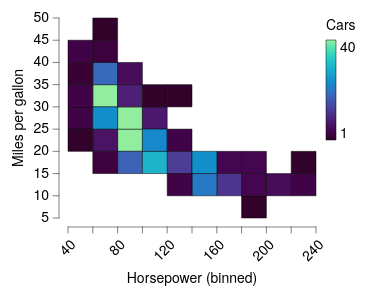

Here is the Vega-Lite specification saved for this chart:
### Vega-Lite specification from a JSON file in a GitHub repository (floating-point values rounded to 4 significant figures; data arrays with more than 128 entries replaced by an {"elided": "..."} marker saying what was removed)
{"background": null, "config": {"arc": {"fill": "#DBDBDB", "fillOpacity": 1.0, "innerRadius": 25.0, "padAngle": 0.03, "stroke": "black", "strokeOpacity": 1, "strokeWidth": 0.25}, "area": {"fill": "#DBDBDB", "fillOpacity": 1.0, "stroke": "black", "strokeOpacity": 1, "strokeWidth": 0.25}, "axis": {"domain": true, "domainCap": "round", "domainColor": "black", "domainWidth": 0.25, "grid": false, "gridCap": "round", "gridColor": "#F1F1F1", "gridDash": [0, 0], "gridOpacity": 1.0, "gridWidth": 0.25, "labelColor": "black", "labelFont": "Helvetica Neue, HelveticaNeue, Helvetica, Arial, sans-serif", "labelFontSize": 7, "labelFontStyle": "normal", "labelFontWeight": 400, "offset": 4.5, "ticks": true, "tickCap": "round", "tickColor": "black", "tickRound": false, "tickSize": 3, "tickWidth": 0.25, "titleColor": "black", "titleFont": "Helvetica Neue, HelveticaNeue, Helvetica, Arial, sans-serif", "titleFontSize": 7, "titleFontStyle": "normal", "titleFontWeight": 400}, "axisX": {"domain": true, "labelAlign": "right", "labelAngle": 315, "labels": true, "ticks": true, "translate": 0}, "axisY": {"domain": true, "labelAlign": "right", "labelAngle": 0, "labels": true, "ticks": true, "translate": 0}, "axisRight": {"domain": true, "labelAlign": "left", "labelAngle": 0, "labels": true, "ticks": true, "translate": 0}, "axisTop": {"domain": true, "labelAlign": "left", "labelAngle": 45, "labels": true, "ticks": true, "translate": 0}, "axisBand": {"tickOffset": 0}, "bar": {"fill": "#DBDBDB", "fillOpacity": 1.0, "stroke": "black", "strokeOpacity": 1, "strokeWidth": 0.25}, "boxplot": {"size": 9.0, "ticks": {"cornerRadius": 0.25, "fill": "black", "opacity": 1, "size": 4.5, "thickness": 0.25}, "box": {"fillOpacity": 1.0, "stroke": "black", "strokeOpacity": 1, "strokeWidth": 0.25}, "median": {"cornerRadius": 0, "fill": "black", "fillOpacity": 1.0, "opacity": 1, "size": 9.0, "thickness": 0.25}, "rule": {"fill": "black", "fillOpacity": 1.0, "size": 10.0, "stroke": "black", "strokeDash": [0, 0], "strokeOpacity": 1, "strokeWidth": 0.25}, "outliers": {"color": "black", "fill": "black", "fillOpacity": 1.0, "size": 0, "stroke": "black", "strokeOpacity": 1, "strokeWidth": 0.25}}, "circle": {"fill": "black", "fillOpacity": 1.0, "size": 1.25, "stroke": null, "strokeOpacity": 1, "strokeWidth": 0.25}, "errorband": {"band": {"fillOpacity": 0.6, "stroke": null, "strokeWidth": 0.25, "strokeOpacity": 1}, "borders": {"opacity": 0, "strokeOpacity": 0.25, "strokeWidth": 1}}, "errorbar": {"opacity": 1, "rule": {"strokeDash": [0, 0], "strokeWidth": 0.25}, "ticks": {"color": "black", "cornerRadius": 0.125, "opacity": 1, "size": 6.0, "thickness": 0.25}, "thickness": 0.25}, "font": "Helvetica Neue, HelveticaNeue, Helvetica, Arial, sans-serif", "geoshape": {"fill": "#DBDBDB", "fillOpacity": 1.0, "stroke": "black", "strokeOpacity": 1, "strokeWidth": 0.25}, "header": {"labelColor": "black", "labelFont": "Helvetica Neue, HelveticaNeue, Helvetica, Arial, sans-serif", "labelFontSize": 7, "labelFontStyle": "normal", "labelFontWeight": 400, "titleColor": "black", "titleFont": "Helvetica Neue, HelveticaNeue, Helvetica, Arial, sans-serif", "titleFontSize": 7, "titleFontStyle": "normal", "titleFontWeight": 400, "titlePadding": 0}, "legend": {"disable": false, "offset": 4.5, "titlePadding": 4, "labelOffset": 2, "gradientLabelOffset": 2, "gradientLength": 50.0, "gradientThickness": 5.0, "gradientOpacity": 1.0, "gradientStrokeColor": "black", "gradientStrokeWidth": 0.25, "labelColor": "black", "labelFont": "Helvetica Neue, HelveticaNeue, Helvetica, Arial, sans-serif", "labelFontSize": 7, "labelFontStyle": "normal", "labelFontWeight": 400, "strokeColor": "black", "strokeWidth": 0, "symbolSize": 42, "symbolStrokeColor": "black", "symbolStrokeWidth": 0.25, "titleColor": "black", "titleFont": "Helvetica Neue, HelveticaNeue, Helvetica, Arial, sans-serif", "titleFontSize": 7, "titleFontStyle": "normal", "titleFontWeight": 400}, "line": {"color": "black", "stroke": "black", "strokeCap": "round", "strokeDash": [0, 0], "strokeOpacity": 1, "strokeWidth": 0.375}, "point": {"filled": true, "fill": "#DBDBDB", "fillOpacity": 1.0, "size": 5.0, "stroke": "black", "strokeOpacity": 1, "strokeWidth": 0.25}, "range": {"category": ["#5CA7B1", "#CDDEF3", "#B7B3E4", "#B3DAB5", "#F5E1B3", "#3D727B", "#8AA8D2", "#867DAC", "#80A988", "#CBB17A", "#204148", "#59719A", "#584C77", "#507B5F", "#9D824D"], "diverging": {"scheme": ["#C35082", "#CE6D94", "#D989A7", "#E2A4BA", "#EABFCE", "#F1DBE2", "#F6F6F6", "#D7E0EB", "#B9CBE0", "#9BB6D5", "#7DA1C9", "#5F8CBD", "#4177B1"]}, "heatmap": {"scheme": ["#32022B", "#43044D", "#4C196E", "#4D338C", "#484DA6", "#3A68BB", "#1D83CA", "#1D9CCB", "#23B5C9", "#28CDC5", "#4DE0B4", "#91EE9F"]}, "ordinal": {"scheme": ["#F1F1F1", "#DBDBDB", "#C6C6C6", "#B2B2B2", "#9D9D9D", "#898989", "#767676", "#636363", "#515151", "#404040", "#2F2F2F", "#1F1F1F"]}, "ramp": {"scheme": ["#32022B", "#43044D", "#4C196E", "#4D338C", "#484DA6", "#3A68BB", "#1D83CA", "#1D9CCB", "#23B5C9", "#28CDC5", "#4DE0B4", "#91EE9F"]}}, "rule": {"color": "black", "stroke": "black", "strokeCap": "round", "strokeDash": [2, 2], "strokeOpacity": 1, "strokeWidth": 0.25}, "scale": {"bandPaddingInner": 0.1, "bandPaddingOuter": 0.1, "round": false}, "rect": {"fill": "#DBDBDB", "fillOpacity": 1.0, "stroke": "black", "strokeOpacity": 1, "strokeWidth": 0.25}, "square": {"fill": "#DBDBDB", "fillOpacity": 1.0, "size": 10.0, "stroke": "black", "strokeOpacity": 1, "strokeWidth": 0.25}, "text": {"color": "black", "font": "Helvetica Neue, HelveticaNeue, Helvetica, Arial, sans-serif", "fontSize": 7, "fontStyle": "normal", "fontWeight": 400}, "tick": {"color": "black", "cornerRadius": 0.125, "opacity": 1.0, "size": 9.0, "thickness": 0.25}, "title": {"anchor": "middle", "frame": "group", "color": "black", "font": "Helvetica Neue, HelveticaNeue, Helvetica, Arial, sans-serif", "fontSize": 7, "fontStyle": "normal", "fontWeight": 400, "subtitleColor": "black", "subtitleFont": "Helvetica Neue, HelveticaNeue, Helvetica, Arial, sans-serif", "subtitleFontSize": "Helvetica Neue, HelveticaNeue, Helvetica, Arial, sans-serif", "subtitleFontStyle": "normal", "subtitleFontWeight": 400}, "trail": {"color": "black", "opacity": 1, "size": 0.375}, "view": {"continuousWidth": 124, "continuousHeight": 100, "discreteWidth": 124, "discreteHeight": 100, "fill": null, "stroke": null, "strokeWidth": 0.25}}, "data": {"name": "data-7285c4e2e195e5a75737a34913199f5f"}, "mark": {"type": "rect"}, "encoding": {"color": {"aggregate": "count", "title": "Cars", "type": "quantitative"}, "x": {"bin": {"maxbins": 12}, "field": "Horsepower", "type": "quantitative"}, "y": {"bin": {"maxbins": 12}, "field": "Miles_per_Gallon", "title": "Miles per gallon", "type": "quantitative"}}, "$schema": "https://vega.github.io/schema/vega-lite/v6.4.1.json", "datasets": {"data-7285c4e2e195e5a75737a34913199f5f": {"elided": "392 records"}}}
